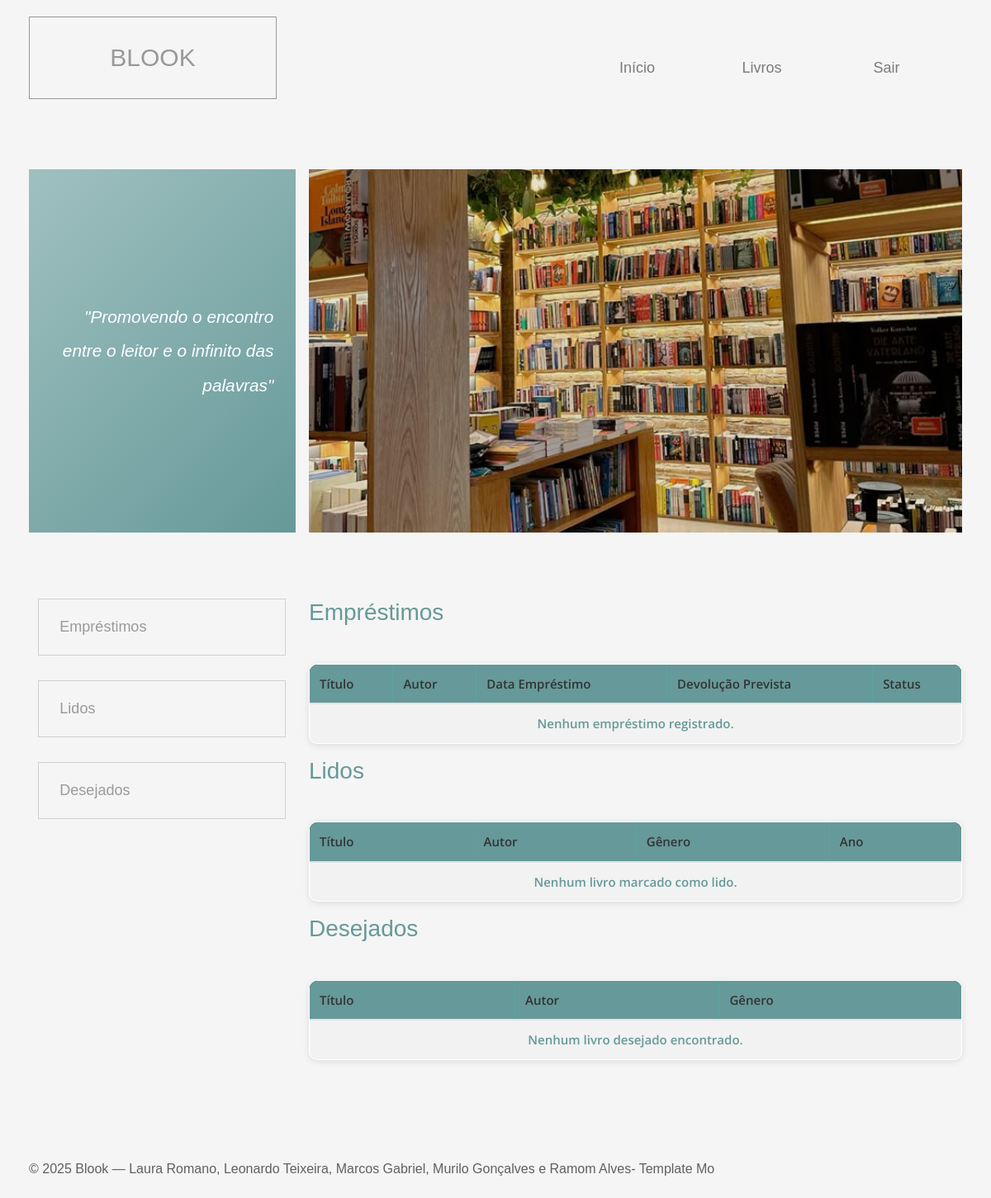
Page /dashboard.php (signed in) on the earlier database version.
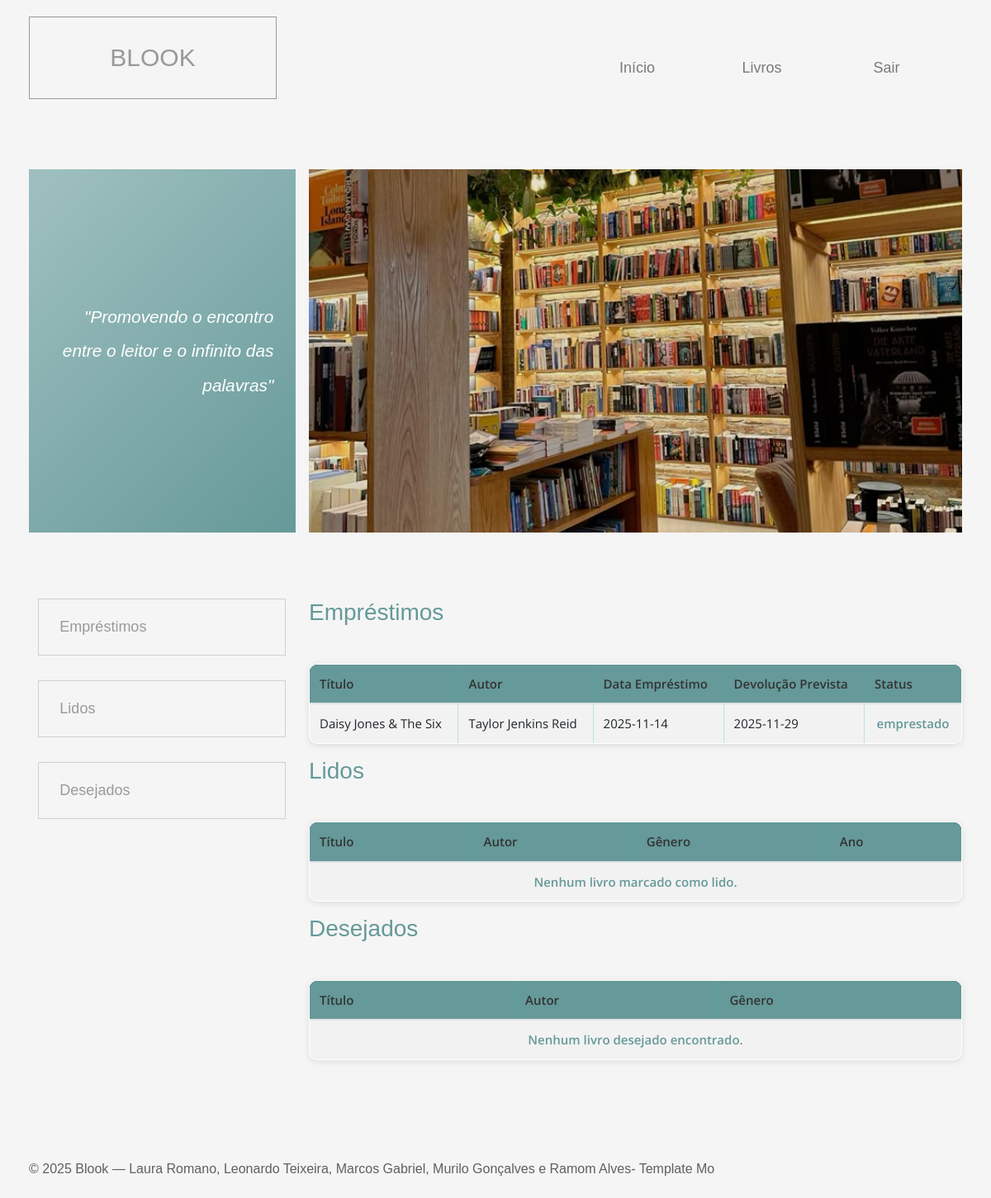
Same page on the later database version.
### tables this page shows
CREATE TABLE IF NOT EXISTS `emprestimos` (
  `id_emprestimo` int(11) NOT NULL AUTO_INCREMENT,
  `id_livro` int(11) NOT NULL,
  `id_usuario` int(11) NOT NULL,
  `data_emprestimo` date NOT NULL,
  `data_prevista_devolucao` date NOT NULL,
  `data_devolucao` date DEFAULT NULL,
  `status` enum('emprestado','devolvido','atrasado') NOT NULL DEFAULT 'emprestado',
  PRIMARY KEY (`id_emprestimo`),
  KEY `id_livro` (`id_livro`),
  KEY `id_usuario` (`id_usuario`)
);

CREATE TABLE IF NOT EXISTS `livros` (
  `id_livro` int(11) NOT NULL AUTO_INCREMENT,
  `titulo` varchar(255) NOT NULL,
  `id_autor` int(11) DEFAULT NULL,
  `id_genero` int(11) DEFAULT NULL,
  `ano_publicacao` int(11) DEFAULT NULL,
  `isbn` varchar(20) DEFAULT NULL,
  `edicao` varchar(50) DEFAULT NULL,
  `quantidade_total` int(11) NOT NULL DEFAULT 1,
  `quantidade_disponivel` int(11) NOT NULL DEFAULT 1,
  `capa` varchar(255) DEFAULT NULL,
  PRIMARY KEY (`id_livro`),
  UNIQUE KEY `isbn` (`isbn`),
  KEY `id_autor` (`id_autor`),
  KEY `id_genero` (`id_genero`)
);

CREATE TABLE IF NOT EXISTS `autores` (
  `id_autor` int(11) NOT NULL AUTO_INCREMENT,
  `nome_autor` varchar(100) NOT NULL,
  `nacionalidade` varchar(50) DEFAULT NULL,
  `data_nascimento` date DEFAULT NULL,
  PRIMARY KEY (`id_autor`)
);

### dashboard.php (the view, shortened to what this page needs)
<?php
include 'cabecalho_painel.php';
include 'conexao.php';
$idUsuario = $_SESSION['id_usuario'] ?? null;
?>
<div class="row tm-welcome-row">
  <div class="col-12 tm-page-cols-container">
    <div class="tm-page-col-left tm-welcome-box tm-bg-gradient">
      <p class="tm-welcome-text">
        <em>"Promovendo o encontro entre o leitor e o infinito das palavras"</em>
      </p>
    </div>
    <div class="tm-page-col-right">
      <div class="tm-welcome-parallax" data-parallax="scroll" data-image-src="img/livro8.jpg"></div>
    </div>
  </div>
</div>
<section class="row tm-pt-4 tm-pb-6">
  <div class="col-12 tm-tabs-container tm-page-cols-container">
    <div class="tm-page-col-left tm-tab-links">
      <ul class="tabs clearfix" data-tabgroup="first-tab-group">
        <li><a href="#tab1" class="active">Empréstimos</a></li>
        <li><a href="#tab2">Lidos</a></li>
        <li><a href="#tab3">Desejados</a></li>
      </ul>
    </div>
    <div class="tm-page-col-right tm-tab-contents">
      <div id="first-tab-group" class="tabgroup">
        <div id="tab1">
          <h3 class="tm-text-secondary tm-mb-5">Empréstimos</h3>
          <table class="table table-striped table-bordered">
            <thead class="table-dark">
              <tr>
                <th>Título</th>
                <th>Autor</th>
                <th>Data Empréstimo</th>
                <th>Devolução Prevista</th>
                <th>Status</th>
              </tr>
            </thead>
            <tbody>
              <?php
              $sql = "SELECT L.titulo, A.nome_autor, E.data_emprestimo, E.data_prevista_devolucao, E.status
                      FROM Emprestimos E
                      JOIN Livros L ON E.id_livro = L.id_livro
                      LEFT JOIN Autores A ON L.id_autor = A.id_autor
                      WHERE E.id_usuario = ?";
              $stmt = $conexao->prepare($sql);
              $stmt->bind_param("i", $idUsuario);
              $stmt->execute();
              $resultado = $stmt->get_result();
              if ($resultado && mysqli_num_rows($resultado) > 0) {
                while ($row = mysqli_fetch_assoc($resultado)) {
                  echo "<tr>
                          <td>".htmlspecialchars($row['titulo'])."</td>
                          <td>".htmlspecialchars($row['nome_autor'])."</td>
                          <td>".htmlspecialchars($row['data_emprestimo'])."</td>
                          <td>".htmlspecialchars($row['data_prevista_devolucao'])."</td>
                          <td>".htmlspecialchars($row['status'])."</td>
                        </tr>";
                }
              } else {
                echo "<tr><td colspan='5' class='text-center'>Nenhum empréstimo registrado.</td></tr>";
              }
              ?>
            </tbody>
          </table>
        </div>
        <div id="tab2">
          <h3 class="tm-text-secondary tm-mb-5">Lidos</h3>
          <table class="table table-striped table-bordered">
            <thead class="table-dark">
              <tr>
                <th>Título</th>
                <th>Autor</th>
                <th>Gênero</th>
                <th>Ano</th>
              </tr>
            </thead>
            <tbody>
              <?php
              $sqlLidos = "SELECT L.titulo, A.nome_autor, G.nome_genero, L.ano_publicacao
                           FROM Lidos LD
                           JOIN Livros L ON LD.id_livro = L.id_livro
                           LEFT JOIN Autores A ON L.id_autor = A.id_autor
                           LEFT JOIN Generos G ON L.id_genero = G.id_genero
                           WHERE LD.id_usuario = ?";
              $stmt = $conexao->prepare($sqlLidos);
              $stmt->bind_param("i", $idUsuario);
              $stmt->execute();
              $resLidos = $stmt->get_result();
              if ($resLidos && mysqli_num_rows($resLidos) > 0) {
                while ($row = mysqli_fetch_assoc($resLidos)) {
                  echo "<tr>
                          <td>".htmlspecialchars($row['titulo'])."</td>
                          <td>".htmlspecialchars($row['nome_autor'])."</td>
                          <td>".htmlspecialchars($row['nome_genero'])."</td>
                          <td>".htmlspecialchars($row['ano_publicacao'])."</td>
                        </tr>";
                }
              } else {
                echo "<tr><td colspan='4' class='text-center'>Nenhum livro marcado como lido.</td></tr>";
              }
              ?>
            </tbody>
          </table>
        </div>
        <div id="tab3">
          <h3 class="tm-text-secondary tm-mb-5">Desejados</h3>
          <table class="table table-striped table-bordered">
            <thead class="table-dark">
              <tr>
                <th>Título</th>
                <th>Autor</th>
                <th>Gênero</th>
              </tr>
            </thead>
            <tbody>
              <?php
              $sqlDesejados = "SELECT L.titulo, A.nome_autor, G.nome_genero
                               FROM Desejados D
                               JOIN Livros L ON D.id_livro = L.id_livro
                               LEFT JOIN Autores A ON L.id_autor = A.id_autor
                               LEFT JOIN Generos G ON L.id_genero = G.id_genero
                               WHERE D.id_usuario = ?";
              $stmt = $conexao->prepare($sqlDesejados);
              $stmt->bind_param("i", $idUsuario);
              $stmt->execute();
              $resDesejados = $stmt->get_result();
              if ($resDesejados && mysqli_num_rows($resDesejados) > 0) {
                while ($row = mysqli_fetch_assoc($resDesejados)) {
                  echo "<tr>
                          <td>".htmlspecialchars($row['titulo'])."</td>
                          <td>".htmlspecialchars($row['nome_autor'])."</td>
                          <td>".htmlspecialchars($row['nome_genero'])."</td>
                        </tr>";
                }
              } else {
                echo "<tr><td colspan='3' class='text-center'>Nenhum livro desejado encontrado.</td></tr>";
              }
              ?>
            </tbody>
          </table>
        </div>
      </div>
    </div>
  </div>
</section>
<?php include 'footer.php'; ?>

### cabecalho_painel.php (shortened to what this page needs)
<!DOCTYPE html>
<html lang="en">
  <head>
    <link rel="stylesheet" href="css/all.min.css" />
    <link rel="stylesheet" href="css/bootstrap.min.css" />
    <link rel="stylesheet" href="css/templatemo-style.css" />
    <link rel="stylesheet" href="css/dash.css" />
    <link rel="stylesheet" href="login.css">
    <link rel="stylesheet" href="css/adm.css">
    <link rel="stylesheet" href="css/editar_usuario.css">
    <link rel="stylesheet" href="css/editar_estoque.css">
    <link rel="stylesheet" href="css/dashboard.css">
  </head>
  <body>
    <div class="container-fluid">
      <div class="row tm-brand-row">
        <div class="col-lg-4 col-10">
          <div class="tm-brand-container">
            <div class="tm-brand-texts">
              <h1 class="text-uppercase tm-brand-name">Blook</h1>
            </div>
          </div>
        </div>
        <div class="col-lg-8 col-2 tm-nav-col">
          <div class="tm-nav">
            <nav class="navbar navbar-expand-lg navbar-light tm-navbar">
              <div class="collapse navbar-collapse" id="navbarNav">
                <ul class="navbar-nav ml-auto mr-0">
                  <li class="nav-item">
                    <a class="nav-link" href="config.php">Início</a>
                  </li>
                  <li class="nav-item">
                    <a class="nav-link" href="dashboard.php">Livros</a>
                  </li>
                  <li class="nav-item">
                    <a class="nav-link" href="login.php">Sair</a>
                  </li>
                </ul>
              </div>
            </nav>
          </div>
        </div>
      </div>

### footer.php (shortened to what this page needs)
      <footer class="row tm-page-footer">
        <p class="col-12 tm-copyright-text mb-0">
          © 2025 Blook — Laura Romano, Leonardo Teixeira, Marcos Gabriel, Murilo Gonçalves e Ramom Alves-
          <a href="https://fb.com/templatemo" rel="nofollow" class="tm-copyright-link">Template Mo</a>
        </p>
      </footer>
    </div>
  </body>
</html>

### css/templatemo-style.css (style rules this page uses)
html { scroll-behavior: smooth; }
body { font-family: "Open Sans", Arial, Helvetica, sans-serif; font-size: 18px; font-weight: 400; overflow-x: hidden; padding-top: 78px; color: #5f6061; }
p { line-height: 2; }
a, button { transition: all 0.3s ease; }
ul { margin: 0; padding: 0; }
.container-fluid { max-width: 1430px; }
.tm-page-cols-container { display: flex; justify-content: space-between; }
.tm-page-col-left { width: 28.56%; max-width: 400px; }
.tm-page-col-right { width: 70%; margin-left: auto; margin-right: 0; }
.tm-pt-4 { padding-top: 40px; }
.tm-pb-6 { padding-bottom: 50px; }
.tm-mb-5 { margin-bottom: 45px; }
.tm-text-secondary { color: #669999; }
.tm-bg-gradient { background: linear-gradient( 135deg, #a0c0c0 0%, #669999 100% ); }
.tm-brand-row { padding-bottom: 30px; }
.tm-welcome-row { padding-top: 30px; padding-bottom: 40px; }
.tm-brand-name { color: #98999a; width: 300px; height: 100px; border: 1px solid #98999a; display: flex; align-items: center; justify-content: center; }
.tm-nav-col { display: flex; align-items: center; justify-content: flex-end; }
.navbar-expand-lg .navbar-nav .nav-link { width: 101px; height: 52px; border: 1px solid transparent; text-align: center; margin-left: 25px; margin-right: 25px; display: flex; justify-content: center; align-items: center; }
.tm-welcome-box { height: 440px; display: flex; align-items: center; justify-content: center; }
.tm-welcome-parallax { min-height: 440px; background: transparent; }
.tm-welcome-text { max-width: 320px; width: 100%; padding: 15px 25px 15px 15px; color: white; font-size: 1.3rem; margin-bottom: 0; text-align: right; }
.tm-copyright-text { font-size: 1rem; }
.tm-copyright-link { color: #5f6061; }
.tm-page-footer { padding-top: 50px; padding-bottom: 50px; }
.tabs { list-style: none; }
.tabs > li > a { border: 1px solid #cfd0d1; color: #999a9b; padding: 20px 25px; display: block; max-width: 300px; margin: 0 auto 30px; }

### css/dash.css (style rules this page uses)
table { width: 100%; border-collapse: collapse; font-family: "Open Sans", Arial, Helvetica, sans-serif; font-size: 15px; color: #043836; background-color: #ffffff; border-radius: 8px; overflow: hidden; }
table thead { background-color: #496b6b; color: #ffffff; }
table thead th { padding: 12px 16px; text-align: left; font-weight: 600; }
table tbody tr { border-bottom: 1px solid rgba(63, 191, 180, 0.2); transition: background 0.2s ease; }
table td { padding: 10px 16px; }
table td:last-child { text-align: center; font-weight: 600; color: #669999; }
.table-dark th { background-color: #669999 !important; }
.table-bordered td, .table-bordered th { border: 1px solid rgba(63, 191, 180, 0.3); }

### css/adm.css (style rules this page uses)
body { background-color: #f5f5f5; font-family: Arial, sans-serif; margin: 0; padding: 20px; }
h1 { text-align: center; color: rgba(0,0,0,.5); font-size: 32px; margin-bottom: 20px; }
table { width: 100%; border-collapse: collapse; background: white; border-radius: 10px; overflow: hidden; box-shadow: 0 2px 8px rgba(0,0,0,0.1); }
th, td { padding: 12px; text-align: left; }
th { background: #669999; color: #333; }
td { border-top: 1px solid #ddd; }

### css/editar_usuario.css (style rules this page uses)
body { background-color: #f5f5f5; font-family: Arial, sans-serif; margin: 0; padding: 20px; }
h1 { text-align: center; color: rgba(0, 0, 0, 0.6); font-size: 30px; margin-bottom: 25px; }

### css/editar_estoque.css (style rules this page uses)
body { background-color: #f5f5f5; font-family: Arial, sans-serif; margin: 0; padding: 20px; }

### css/dashboard.css (style rules this page uses)
.tm-tab-links { position: sticky; top: 100px; align-self: flex-start; top: 20px; }

Differences in the rows shown:
added emprestimos: id_livro.titulo "Daisy Jones & The Six", autores.nome_autor "Taylor Jenkins Reid", data_emprestimo "2025-11-14", data_prevista_devolucao "2025-11-29", status "emprestado"
Other differences:
text no longer shown: "Nenhum empréstimo registrado."
